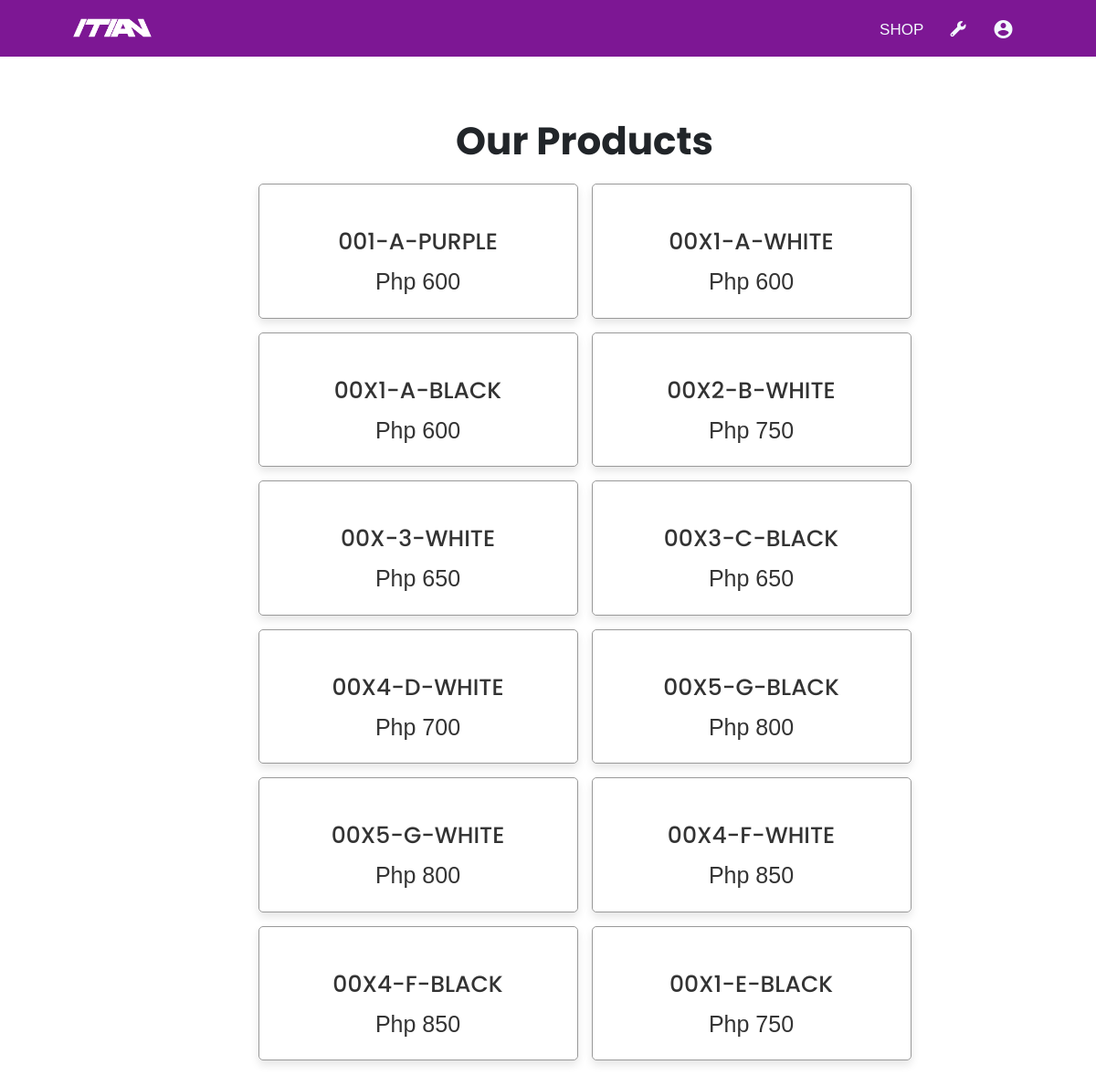
/admin_prod.php, run on the app's committed database.
### tables this page shows
CREATE TABLE `products` (
  `id` int(11) NOT NULL,
  `name` varchar(255) NOT NULL,
  `price` varchar(255) NOT NULL,
  `image` varchar(255) NOT NULL
);

### admin_prod.php (the view, shortened to what this page needs)
<?php
@include 'config.php';
?>
<!DOCTYPE html>
<html lang="en">
<head>
   <link rel="stylesheet" href="https://cdnjs.cloudflare.com/ajax/libs/font-awesome/6.0.0/css/all.min.css">
   <link rel="stylesheet" href="https://cdn.jsdelivr.net/npm/bootstrap-icons@1.7.2/font/bootstrap-icons.css"/>
   <link rel="stylesheet" href="https://cdnjs.cloudflare.com/ajax/libs/font-awesome/5.15.4/css/all.min.css"/>
   <link rel="stylesheet" href="./assets/css/shop.css" />
   <link rel="stylesheet" href="./assets/css/bootstrap.min.css">
   <link rel="stylesheet" href="css/style.css">
</head>
<body>
<nav class="navbar navbar-expand-md fixed-top">
      <div class="container">
        <a href="admin_index.php"> <img src="./assets/img/LOGO.png" alt="logo" class="logo"></a>
        <div class="collapse navbar-collapse" id="navbarSupportedContent">
          <ul class="navbar-nav ms-auto mb-2 mb-lg-0">
            <li class="nav-item">
              <a class="nav-link" href="admin_prod.php">SHOP</a>
            </li>
            <li class="nav-item">
              <a class="nav-link" href="admin.php"><span class="fa fa-fw fa-wrench"></span></a>
            </li>
            <li class="nav-item">
              <a class="nav-link" href="admin_login.php"><span class="material-icons"> account_circle</span></a>
            </li></ul>
        </div></div></nav>
<section id="Shirts" class="All Shirts">
      <div class="breadcrumbs block">
<div class="container">
<section class="products">
   <h1 class="heading">Our Products</h1>
   <div class="box-container">
      <?php
      $select_products = mysqli_query($conn, "SELECT * FROM `products`");
      if(mysqli_num_rows($select_products) > 0){
         while($fetch_product = mysqli_fetch_assoc($select_products)){
      ?>
      <form action="" method="post">
         <div class="box">
            <h3><?php echo $fetch_product['name']; ?></h3>
            <div class="price">Php <?php echo $fetch_product['price']; ?></div>
         </div>
      </form>
      <?php
         };
      };
      ?>
   </div>
</section>
</div>
</body>
</html>

### assets/css/SHOP.css (style rules this page uses)
.navbar { background-color: rgb(125, 23, 148); }
.logo { cursor: pointer; width: 9rem; margin-left: 4rem; align-self: center; }
.nav-link, .nav-item { padding-top: 10px; font-family: Helvetica; cursor: pointer; text-transform: uppercase; }
.nav-link { margin-right: 1em !important; }
.navbar-collapse { justify-content: flex-end; }
.navbar-nav { margin-right: 30px; }
.navbar-nav a { color: rgba(245, 254, 255, 0.979); font-size: 17px; text-transform: uppercase; }
#Shirts { margin: auto; padding-top: 10vh; padding-bottom: 30vh; }
.breadcrumbs { margin: auto; padding-bottom: 10vh; padding-left: 10vh; font-family: Helvetica; font-weight: lighter; font-size: 12px; }
.price { font-family: Helvetica; font-weight: lighter; font-size: 15px; }

### css/style.css (style rules this page uses)
:root { --blue:#2980b9; --red:tomato; --orange:orange; --black:#333; --white:#fff; --bg-color:#eee; --dark-bg:rgba(0,0,0,.7); --box-shadow:0 .5rem 1rem rgba(0,0,0,.1); --border:.1rem solid #999; }
* { font-family: 'Poppins', sans-serif; margin:0; padding:0; box-sizing: border-box; outline: none; border:none; text-decoration: none; text-transform: capitalize; }
html { font-size: 62.5%; overflow-x: hidden; }
section { padding:5rem; }
.products .box-container { display: grid; grid-template-columns: repeat(auto-fit, 35rem); gap:1.5rem; justify-content: center; }
.products .box-container .box { text-align: center; padding:2rem; box-shadow: var(--box-shadow); border:var(--border); border-radius: .5rem; }
.products .box-container .box h3 { margin:1rem 0; font-size: 2.5rem; color:var(--black); }
.products .box-container .box .price { font-size: 2.5rem; color:var(--black); }
.heading { text-align: center; margin-bottom: .5em; font-size: 3.5em; font-weight: bold; }

### data on the page
products: name "001-A-PURPLE", price "600"
products: name "00X1-A-WHITE", price "600"
products: name "00X1-A-BLACK", price "600"
products: name "00X2-B-WHITE", price "750"
products: name "00X-3-WHITE", price "650"
products: name "00X3-C-BLACK", price "650"
products: name "00X4-D-WHITE", price "700"
products: name "00X5-G-BLACK", price "800"
products: name "00X5-G-WHITE", price "800"
products: name "00X4-F-WHITE", price "850"
products: name "00X4-F-BLACK", price "850"
products: name "00X1-E-BLACK", price "750"
